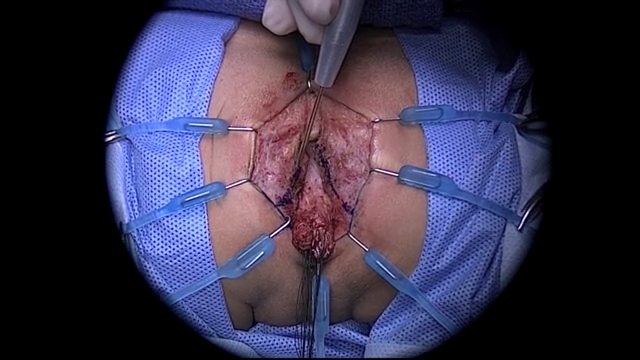
#> input picture sandbox/img/psarp_female_ORB_test.png, 640 x 360 px
$ python feature_detector_bench.py --image img/psarp_female_ORB_test.png
#> lines starting #> are read from the running program, lines starting #| are printed output that depends on the picture
## https://docs.opencv.org/3.4/dc/dc3/tutorial_py_matcher.html
## https://docs.opencv.org/3.4/d7/dff/tutorial_feature_homography.html
## https://www.learnopencv.com/image-alignment-feature-based-using-opencv-c-python/
# from __future__ import print_function
import numpy as np
import cv2 as cv
from matplotlib import pyplot as plt
import time
import math
import argparse
# [8 lines of commented-out code are left out]
ap = argparse.ArgumentParser()
ap.add_argument("-i", "--image", required=True,
	help="path to input image")
args = vars(ap.parse_args())

# load our serialized model from disk
print("[INFO] loading image...")

img1 = cv.imread(args["image"]) #0 stands for gray scale image
#> img1 is the input picture: shape (360, 640, 3); mean B, G, R 74.8, 50.5, 54.9
# [9 lines of commented-out code are left out]
u_o = 100
v_o = 300
u_f = 450
v_f = 600
img1_roi = img1[u_o:u_f,v_o:v_f]
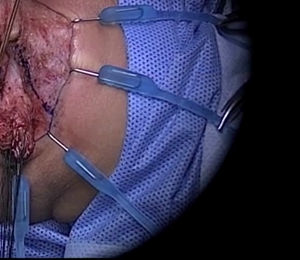
#> img1_roi: shape (260, 300, 3); mean B, G, R 83.7, 56.6, 63.3
roi_grey = cv.cvtColor(img1_roi, cv.COLOR_BGR2GRAY) # convert to grayscale
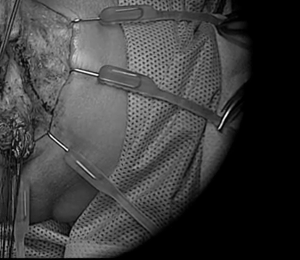
#> roi_grey: shape (260, 300); min 0, max 255, mean 61.6

f, (ax1, ax2) = plt.subplots(1, 2) # create subplots
# Initiate ORB detector
# orb = cv.ORB_create()
# find the keypoints with ORB
# kp1 = orb.detect(img1,None)
# compute the descriptors with ORB
# kp1, des1 = orb.compute(img1, kp1)
# print kp1[0].pt

minHessian = 400
#> (the run stopped early here; a loop or call above may not have finished)

$ run again, with sandbox/img/psarp_female_ORB_pos.png copied over sandbox/img/psarp_female_ORB_test.png
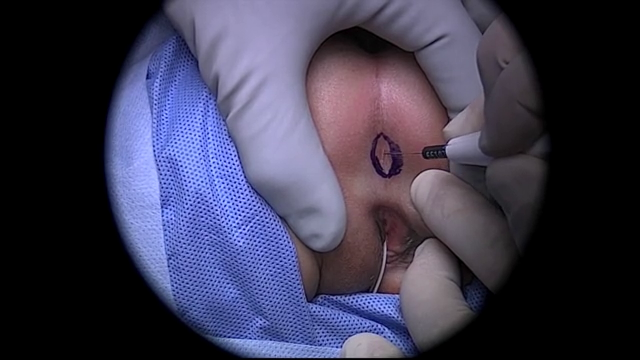
#> input picture sandbox/img/psarp_female_ORB_pos.png, 640 x 360 px
#> img1 is the input picture: shape (360, 640, 3); mean B, G, R 79.3, 57.4, 59.6
#> `img1_roi = img1[u_o:u_f,v_o:v_f]`:
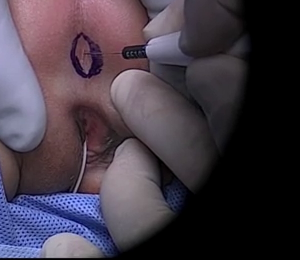
#> img1_roi: shape (260, 300, 3); mean B, G, R 69.2, 57.7, 67
#> `roi_grey = cv.cvtColor(img1_roi, cv.COLOR_BGR2GRAY)`:
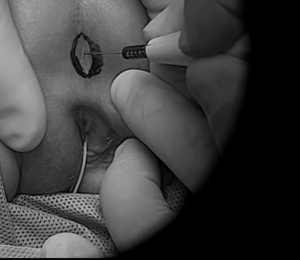
#> roi_grey: shape (260, 300); min 0, max 191, mean 61.8

$ run again, with sandbox/img/high_color_raw_pusher.png copied over sandbox/img/psarp_female_ORB_test.png
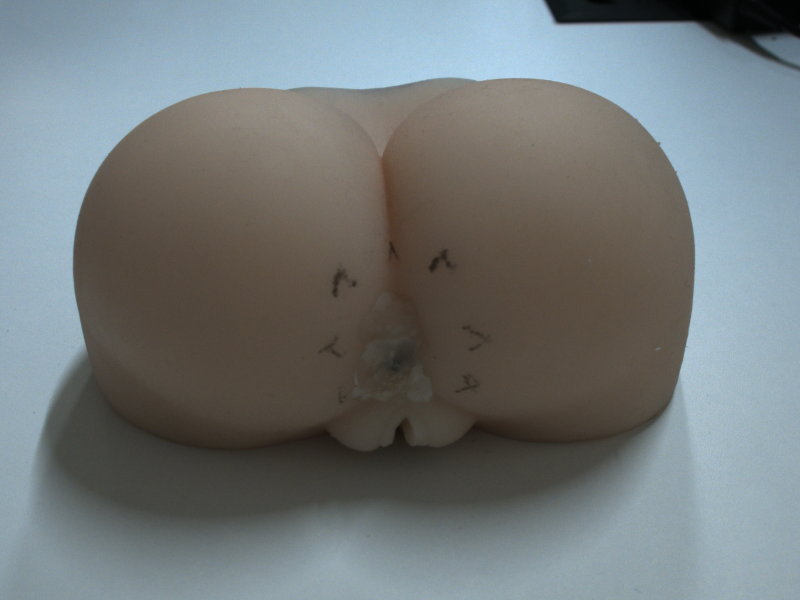
#> input picture sandbox/img/high_color_raw_pusher.png, 1600 x 1200 px (shown at 1/2 size)
#> img1 is the input picture: shape (1200, 1600, 3); mean B, G, R 121.4, 120.5, 114.5
#> `img1_roi = img1[u_o:u_f,v_o:v_f]`:
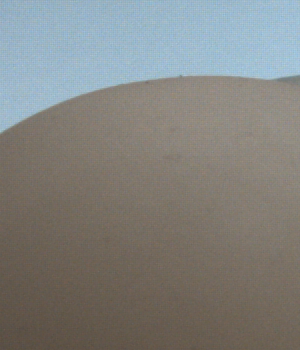
#> img1_roi: shape (350, 300, 3); mean B, G, R 127.3, 130.7, 130.3
#> `roi_grey = cv.cvtColor(img1_roi, cv.COLOR_BGR2GRAY)`:
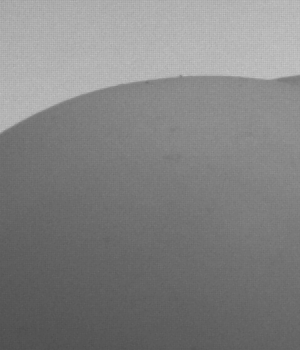
#> roi_grey: shape (350, 300); min 77, max 200, mean 130.2
